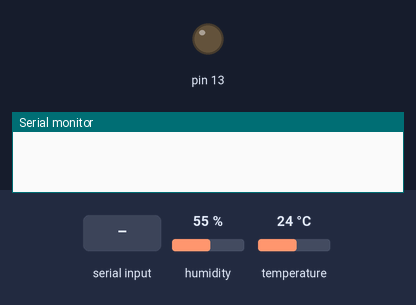
A sketch run on a simulated Arduino Uno, built with avr-gcc and run on an emulated ATmega328P. Shown: output pins drawn as LEDs (lit = HIGH), the last lines printed to the serial monitor. The test bench sets the inputs (shaded band); at power-on: humidity 55 %, temperature 24 °C.

Above: at 1.2 s.
1.3 s: "1" received over Serial
At 9.5 s:
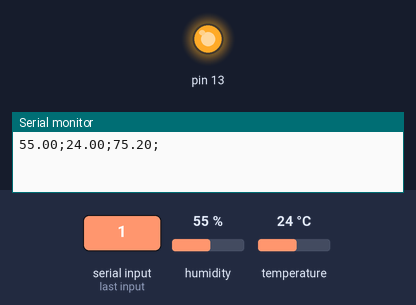
10.5 s: "0" received over Serial
At 18.4 s:
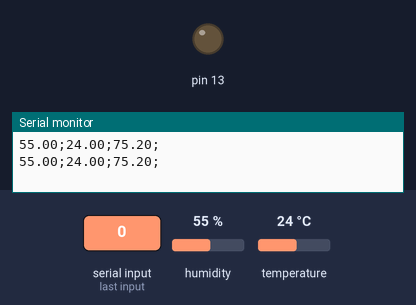
Timing chart, 0 to 19.9 s (numbered marks = the images above; inputs shaded):
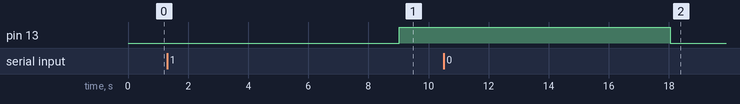

The sketch:

iosend_ardu.ino
```cpp
#include "DHT.h"
#define DHTPIN 2
#define DHTTYPE DHT11
DHT dht(DHTPIN, DHTTYPE);
char input;
void setup() {
pinMode(13 , OUTPUT);
Serial.begin(9600);
dht.begin();
input=0;
}

void loop() {
if (Serial.available()>0){
input=Serial.read();
if (input=='1'){
digitalWrite(13,HIGH);

}
else
{
digitalWrite(13, LOW); //Si el valor de input es diferente de 1, se apaga el LED

}
}
float h = dht.readHumidity();
float t = dht.readTemperature();
float f = dht.readTemperature(true);
delay(9000);
Serial.print(h);
Serial.print(";");
Serial.print(t);
Serial.print(";");
Serial.print(f);
Serial.println(";");
//Serial.println(input);


}
```

Measured:
- after the input at 1.3 s, pin 13: LOW → HIGH after 7.7 s
- after the input at 10.5 s, pin 13: HIGH → LOW after 7.5 s
